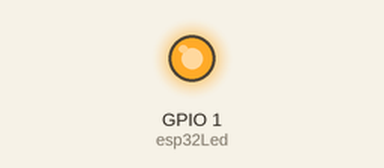
This program was run on a simulated ESP32. On the bench: output pins drawn as LEDs (lit = HIGH). WiFi joins after 1.5 s; servers stay silent unless stated; what the program prints to the serial monitor is not drawn.

Above: at 2.0 s.
At 5.0 s:
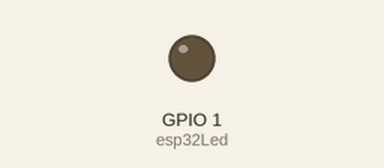
Timing chart, 0 to 9.3 s (numbered marks = the images above):
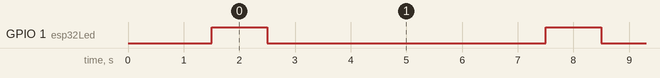

The program:

main.cpp
```cpp
#include <Arduino.h>
#include <WiFi.h>
#include <WiFiManager.h>
#include <ESPmDNS.h>
#include <ArduinoOTA.h>

// Configuration du WiFi avec WiFiManager
WiFiManager wm;
WiFiClient  espClient;

uint8_t esp32Led = 1; // LED_BUILTIN

void setup()
{
    Serial.begin(115200);

    // Configuration du WiFi avec WiFiManager
    WiFi.mode(WIFI_STA); // explicitly set mode, esp defaults to STA+AP
    // reset settings - wipe credentials for testing
    // wm.resetSettings();
    wm.setTitle("Station de notifications lumineuses");
    // wm.setDarkMode(true);
    bool resultat = false;
    resultat      = wm.autoConnect(); // auto generated AP name from chipid
    if(!resultat)
    {
        Serial.println(F("Erreur de connexion !"));
        // ESP.restart();
    }
    // fin de la configuration du WiFi avec WiFiManager

    // Port par défaut : 3232
    // ArduinoOTA.setPort(3232);

    // Hostname par défaut : esp3232-[MAC]
    // ArduinoOTA.setHostname("ESP32_F3AB6224");

    // OTA
    /*
    ArduinoOTA
      .onStart(
        []()
        {
            // cf. ArduinoOTA.getCommand()
            Serial.println("Start OTA updating");
        })
      .onEnd(
        []()
        {
            Serial.println("End OTA updating");
        })
      .onProgress(
        [](unsigned int progress, unsigned int total)
        {
            Serial.printf("Progress OTA updating: %u%%\r",
                          (progress / (total / 100)));
        })
      .onError(
        [](ota_error_t error)
        {
            Serial.printf("Error OTA updating [%u]: ", error);
            if(error == OTA_AUTH_ERROR)
            {
                Serial.println("Auth Failed");
            }
            else if(error == OTA_BEGIN_ERROR)
            {
                Serial.println("Begin Failed");
            }
            else if(error == OTA_CONNECT_ERROR)
            {
                Serial.println("Connect Failed");
            }
            else if(error == OTA_RECEIVE_ERROR)
            {
                Serial.println("Receive Failed");
            }
            else if(error == OTA_END_ERROR)
            {
                Serial.println("End Failed");
            }
        });
    */
    ArduinoOTA.begin();

    pinMode(esp32Led, OUTPUT);
#ifdef DEBUG
    Serial.println("Setup done");
    Serial.print("IP address: ");
    Serial.println(WiFi.localIP());
#endif
}

void loop()
{
    ArduinoOTA.handle();
#ifdef DEBUG
    Serial.println("Start blink");
#endif
    // Hello world!, non blink!
    digitalWrite(esp32Led, HIGH);
    delay(1000);
    digitalWrite(esp32Led, LOW);
    delay(5000);
}
```

Measured:
- by itself, GPIO 1 (esp32Led): alternates HIGH for 1.0 s and LOW for 5.0 s
